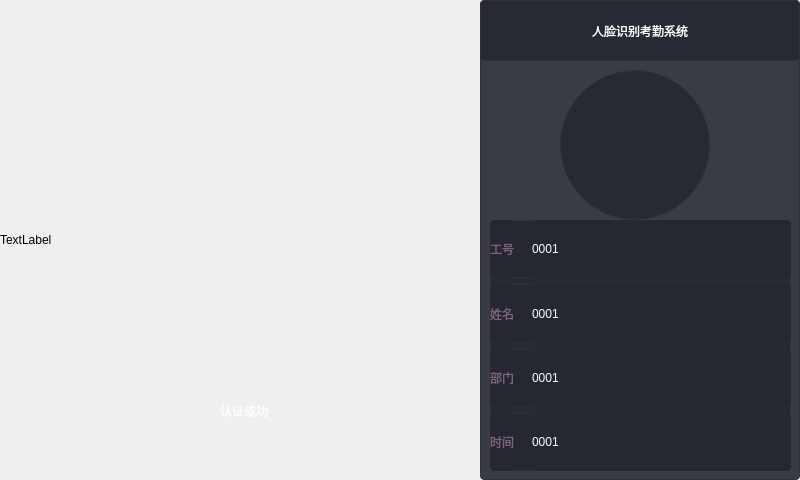
<?xml version="1.0" encoding="UTF-8"?>
<ui version="4.0">
 <class>FaceAttendence</class>
 <widget class="QMainWindow" name="FaceAttendence">
  <property name="geometry">
   <rect>
    <x>0</x>
    <y>0</y>
    <width>800</width>
    <height>480</height>
   </rect>
  </property>
  <property name="windowTitle">
   <string>FaceAttendence</string>
  </property>
  <widget class="QWidget" name="centralwidget">
   <widget class="QWidget" name="videoWidget" native="true">
    <property name="geometry">
     <rect>
      <x>0</x>
      <y>0</y>
      <width>480</width>
      <height>480</height>
     </rect>
    </property>
    <property name="styleSheet">
     <string notr="true"/>
    </property>
    <widget class="QWidget" name="widgetLb" native="true">
     <property name="geometry">
      <rect>
       <x>90</x>
       <y>380</y>
       <width>271</width>
       <height>61</height>
      </rect>
     </property>
     <property name="styleSheet">
      <string notr="true">border-radius:10px;
</string>
     </property>
     <layout class="QHBoxLayout" name="horizontalLayout_2">
      <item>
       <spacer name="horizontalSpacer">
        <property name="orientation">
         <enum>Qt::Horizontal</enum>
        </property>
        <property name="sizeHint" stdset="0">
         <size>
          <width>40</width>
          <height>20</height>
         </size>
        </property>
       </spacer>
      </item>
      <item>
       <layout class="QHBoxLayout" name="horizontalLayout">
        <item>
         <widget class="QLabel" name="label">
          <property name="minimumSize">
           <size>
            <width>31</width>
            <height>21</height>
           </size>
          </property>
          <property name="maximumSize">
           <size>
            <width>31</width>
            <height>21</height>
           </size>
          </property>
          <property name="styleSheet">
           <string notr="true">border-image: url(:/yes.png);</string>
          </property>
          <property name="text">
           <string/>
          </property>
         </widget>
        </item>
        <item>
         <widget class="QLabel" name="label_2">
          <property name="styleSheet">
           <string notr="true">font: 25 24pt &quot;微软雅黑 Light&quot;;
border:none;
background-color: rgba(49, 50, 54,0);
color: rgb(255, 255, 255);</string>
          </property>
          <property name="text">
           <string>认证成功</string>
          </property>
         </widget>
        </item>
       </layout>
      </item>
      <item>
       <spacer name="horizontalSpacer_2">
        <property name="orientation">
         <enum>Qt::Horizontal</enum>
        </property>
        <property name="sizeHint" stdset="0">
         <size>
          <width>40</width>
          <height>20</height>
         </size>
        </property>
       </spacer>
      </item>
     </layout>
    </widget>
    <widget class="QLabel" name="headpicLb">
     <property name="geometry">
      <rect>
       <x>90</x>
       <y>50</y>
       <width>266</width>
       <height>266</height>
      </rect>
     </property>
     <property name="styleSheet">
      <string notr="true">border-image: url(:/crc.png);</string>
     </property>
     <property name="text">
      <string/>
     </property>
    </widget>
    <widget class="QLabel" name="videoLb">
     <property name="geometry">
      <rect>
       <x>0</x>
       <y>0</y>
       <width>480</width>
       <height>480</height>
      </rect>
     </property>
     <property name="text">
      <string>TextLabel</string>
     </property>
    </widget>
    <zorder>videoLb</zorder>
    <zorder>widgetLb</zorder>
    <zorder>headpicLb</zorder>
   </widget>
   <widget class="QWidget" name="widget_3" native="true">
    <property name="geometry">
     <rect>
      <x>480</x>
      <y>0</y>
      <width>320</width>
      <height>480</height>
     </rect>
    </property>
    <property name="styleSheet">
     <string notr="true">QWidget{
	border:1px solid #313236;
	border-radius:4px;
	
	background-color: rgb(37, 40, 49,0.9);
}

QWidget#titleLb{
	
	font: 24pt &quot;微软雅黑&quot;;
	color: rgb(255, 255, 255);
}

QWidget#headLb{
	border-radius:75px;
}</string>
    </property>
    <widget class="QLabel" name="titleLb">
     <property name="geometry">
      <rect>
       <x>0</x>
       <y>0</y>
       <width>320</width>
       <height>61</height>
      </rect>
     </property>
     <property name="text">
      <string>人脸识别考勤系统</string>
     </property>
     <property name="alignment">
      <set>Qt::AlignCenter</set>
     </property>
    </widget>
    <widget class="QLabel" name="headLb">
     <property name="geometry">
      <rect>
       <x>80</x>
       <y>70</y>
       <width>150</width>
       <height>150</height>
      </rect>
     </property>
     <property name="text">
      <string/>
     </property>
    </widget>
    <widget class="QWidget" name="layoutWidget">
     <property name="geometry">
      <rect>
       <x>10</x>
       <y>220</y>
       <width>301</width>
       <height>251</height>
      </rect>
     </property>
     <layout class="QVBoxLayout" name="verticalLayout">
      <item>
       <widget class="QWidget" name="widget_4" native="true">
        <property name="styleSheet">
         <string notr="true">QWidget{
	border:1px solid #313236;
	border-radius:4px;
	background-color: rgb(37, 40, 49,0.9);
}

QLabel{
	border:none;
	color: rgb(125, 100, 127);
	
	font: 16pt &quot;微软雅黑&quot;;
}

QLineEdit{
	border:none;
	
	color: rgb(255, 255, 255);
	font: 16pt &quot;微软雅黑&quot;;
}</string>
        </property>
        <layout class="QHBoxLayout" name="horizontalLayout_3">
         <property name="leftMargin">
          <number>0</number>
         </property>
         <property name="topMargin">
          <number>0</number>
         </property>
         <property name="rightMargin">
          <number>0</number>
         </property>
         <property name="bottomMargin">
          <number>0</number>
         </property>
         <item>
          <widget class="QLabel" name="label_6">
           <property name="text">
            <string>工号</string>
           </property>
          </widget>
         </item>
         <item>
          <spacer name="horizontalSpacer_3">
           <property name="orientation">
            <enum>Qt::Horizontal</enum>
           </property>
           <property name="sizeType">
            <enum>QSizePolicy::Fixed</enum>
           </property>
           <property name="sizeHint" stdset="0">
            <size>
             <width>10</width>
             <height>20</height>
            </size>
           </property>
          </spacer>
         </item>
         <item>
          <widget class="QLineEdit" name="numberEdit">
           <property name="enabled">
            <bool>false</bool>
           </property>
           <property name="sizePolicy">
            <sizepolicy hsizetype="Expanding" vsizetype="Expanding">
             <horstretch>0</horstretch>
             <verstretch>0</verstretch>
            </sizepolicy>
           </property>
           <property name="text">
            <string>0001</string>
           </property>
          </widget>
         </item>
        </layout>
       </widget>
      </item>
      <item>
       <widget class="QWidget" name="widget_5" native="true">
        <property name="styleSheet">
         <string notr="true">QWidget{
	border:1px solid #313236;
	border-radius:4px;
	background-color: rgb(37, 40, 49,0.9);
}

QLabel{
	border:none;
	color: rgb(125, 100, 127);
	
	font: 16pt &quot;微软雅黑&quot;;
}

QLineEdit{
	border:none;
	
	color: rgb(255, 255, 255);
	font: 16pt &quot;微软雅黑&quot;;
}</string>
        </property>
        <layout class="QHBoxLayout" name="horizontalLayout_4">
         <property name="leftMargin">
          <number>0</number>
         </property>
         <property name="topMargin">
          <number>0</number>
         </property>
         <property name="rightMargin">
          <number>0</number>
         </property>
         <property name="bottomMargin">
          <number>0</number>
         </property>
         <item>
          <widget class="QLabel" name="label_7">
           <property name="text">
            <string>姓名</string>
           </property>
          </widget>
         </item>
         <item>
          <spacer name="horizontalSpacer_4">
           <property name="orientation">
            <enum>Qt::Horizontal</enum>
           </property>
           <property name="sizeType">
            <enum>QSizePolicy::Fixed</enum>
           </property>
           <property name="sizeHint" stdset="0">
            <size>
             <width>10</width>
             <height>20</height>
            </size>
           </property>
          </spacer>
         </item>
         <item>
          <widget class="QLineEdit" name="nameEdit">
           <property name="enabled">
            <bool>false</bool>
           </property>
           <property name="sizePolicy">
            <sizepolicy hsizetype="Expanding" vsizetype="Expanding">
             <horstretch>0</horstretch>
             <verstretch>0</verstretch>
            </sizepolicy>
           </property>
           <property name="text">
            <string>0001</string>
           </property>
          </widget>
         </item>
        </layout>
       </widget>
      </item>
      <item>
       <widget class="QWidget" name="widget_6" native="true">
        <property name="styleSheet">
         <string notr="true">QWidget{
	border:1px solid #313236;
	border-radius:4px;
	background-color: rgb(37, 40, 49,0.9);
}

QLabel{
	border:none;
	color: rgb(125, 100, 127);
	
	font: 16pt &quot;微软雅黑&quot;;
}

QLineEdit{
	border:none;
	
	color: rgb(255, 255, 255);
	font: 16pt &quot;微软雅黑&quot;;
}</string>
        </property>
        <layout class="QHBoxLayout" name="horizontalLayout_5">
         <property name="leftMargin">
          <number>0</number>
         </property>
         <property name="topMargin">
          <number>0</number>
         </property>
         <property name="rightMargin">
          <number>0</number>
         </property>
         <property name="bottomMargin">
          <number>0</number>
         </property>
         <item>
          <widget class="QLabel" name="label_8">
           <property name="text">
            <string>部门</string>
           </property>
          </widget>
         </item>
         <item>
          <spacer name="horizontalSpacer_5">
           <property name="orientation">
            <enum>Qt::Horizontal</enum>
           </property>
           <property name="sizeType">
            <enum>QSizePolicy::Fixed</enum>
           </property>
           <property name="sizeHint" stdset="0">
            <size>
             <width>10</width>
             <height>20</height>
            </size>
           </property>
          </spacer>
         </item>
         <item>
          <widget class="QLineEdit" name="departmentEdit">
           <property name="enabled">
            <bool>false</bool>
           </property>
           <property name="sizePolicy">
            <sizepolicy hsizetype="Expanding" vsizetype="Expanding">
             <horstretch>0</horstretch>
             <verstretch>0</verstretch>
            </sizepolicy>
           </property>
           <property name="text">
            <string>0001</string>
           </property>
          </widget>
         </item>
        </layout>
       </widget>
      </item>
      <item>
       <widget class="QWidget" name="widget_7" native="true">
        <property name="styleSheet">
         <string notr="true">QWidget{
	border:1px solid #313236;
	border-radius:4px;
	background-color: rgb(37, 40, 49,0.9);
}

QLabel{
	border:none;
	color: rgb(125, 100, 127);
	
	font: 16pt &quot;微软雅黑&quot;;
}

QLineEdit{
	border:none;
	
	color: rgb(255, 255, 255);
	font: 16pt &quot;微软雅黑&quot;;
}</string>
        </property>
        <layout class="QHBoxLayout" name="horizontalLayout_6">
         <property name="leftMargin">
          <number>0</number>
         </property>
         <property name="topMargin">
          <number>0</number>
         </property>
         <property name="rightMargin">
          <number>0</number>
         </property>
         <property name="bottomMargin">
          <number>0</number>
         </property>
         <item>
          <widget class="QLabel" name="label_9">
           <property name="text">
            <string>时间</string>
           </property>
          </widget>
         </item>
         <item>
          <spacer name="horizontalSpacer_6">
           <property name="orientation">
            <enum>Qt::Horizontal</enum>
           </property>
           <property name="sizeType">
            <enum>QSizePolicy::Fixed</enum>
           </property>
           <property name="sizeHint" stdset="0">
            <size>
             <width>10</width>
             <height>20</height>
            </size>
           </property>
          </spacer>
         </item>
         <item>
          <widget class="QLineEdit" name="timeEdit">
           <property name="enabled">
            <bool>false</bool>
           </property>
           <property name="sizePolicy">
            <sizepolicy hsizetype="Expanding" vsizetype="Expanding">
             <horstretch>0</horstretch>
             <verstretch>0</verstretch>
            </sizepolicy>
           </property>
           <property name="text">
            <string>0001</string>
           </property>
          </widget>
         </item>
        </layout>
       </widget>
      </item>
     </layout>
    </widget>
   </widget>
  </widget>
 </widget>
 <resources/>
 <connections/>
</ui>
